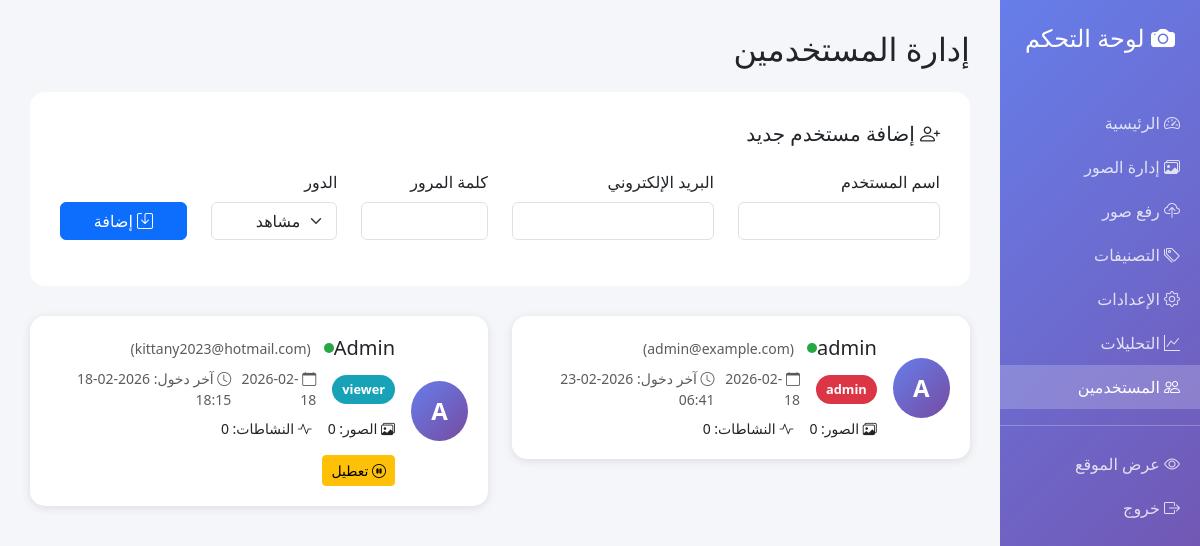
Before: /admin/users (signed in) with the older database file.
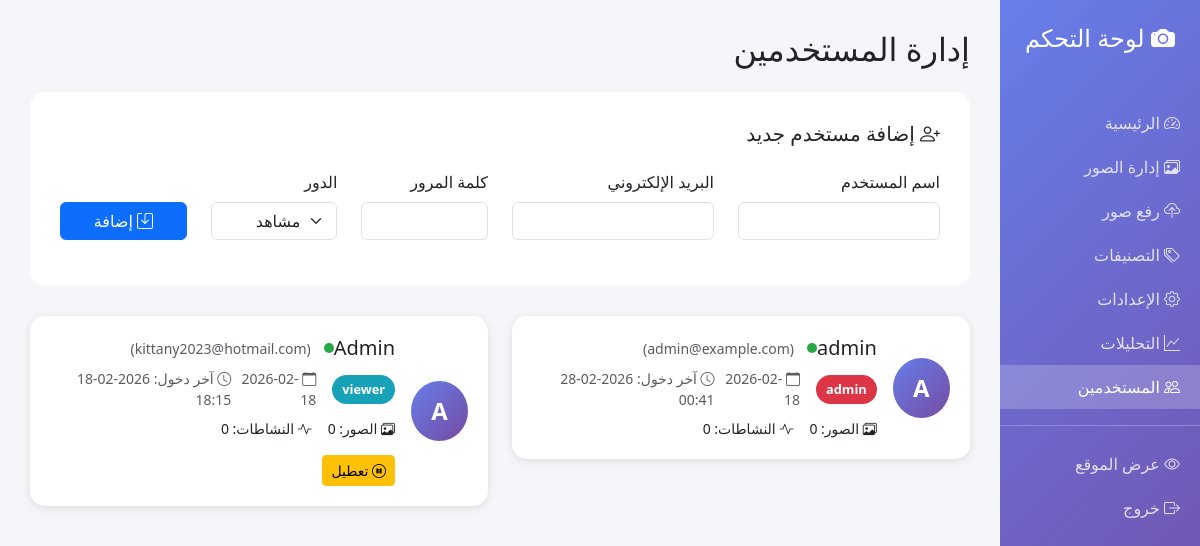
After: the same page with the newer database file.
### app.py (models this page shows, shortened)
class User(UserMixin, db.Model):
    id = db.Column(db.Integer, primary_key=True)
    username = db.Column(db.String(80), unique=True, nullable=False)
    email = db.Column(db.String(120), unique=True, nullable=False)
    password_hash = db.Column(db.String(200), nullable=False)
    role = db.Column(db.String(20), default='viewer')  # admin, editor, viewer
    created_at = db.Column(db.DateTime, default=datetime.utcnow)
    last_login = db.Column(db.DateTime)
    is_active = db.Column(db.Boolean, default=True)

### app.py (the view)
@app.route('/admin/users')
@login_required
def manage_users():
    if current_user.role != 'admin':
        abort(403)
    users = User.query.all()
    return render_template('manage_users.html', users=users)

### app.py (called while the page is built)
@login_manager.user_loader
def load_user(user_id):
    return User.query.get(int(user_id))

### templates/manage_users.html (shortened to what the changed rows need)
<!DOCTYPE html>
<html dir="rtl" lang="ar">
<head>
    <link href="https://cdn.jsdelivr.net/npm/bootstrap@5.3.0/dist/css/bootstrap.min.css" rel="stylesheet">
    <link rel="stylesheet" href="https://cdn.jsdelivr.net/npm/bootstrap-icons@1.11.0/font/bootstrap-icons.css">
</head>
<body>
    <div class="container-fluid">
        <div class="row">
            <div class="col-md-10 main-content">
                <h2 class="mb-4">إدارة المستخدمين</h2>
                <div class="row">
                    {% for user in users %}
                    <div class="col-md-6">
                        <div class="user-card">
                            <div class="d-flex align-items-center">
                                <div class="user-avatar ms-3">
                                    {{ user.username[0]|upper }}
                                </div>
                                <div class="flex-grow-1">
                                    <div class="d-flex align-items-center mb-2">
                                        <h5 class="mb-0">{{ user.username }}</h5>
                                        <span class="status-badge {% if user.is_active %}status-active{% else %}status-inactive{% endif %}"></span>
                                        <small class="text-muted me-2">({{ user.email }})</small>
                                    </div>
                                    <div class="d-flex align-items-center mb-2">
                                        <span class="role-badge role-{{ user.role }}">{{ user.role }}</span>
                                        <small class="text-muted me-3">
                                            <i class="bi bi-calendar"></i> {{ user.created_at.strftime('%Y-%m-%d') }}
                                        </small>
                                        {% if user.last_login %}
                                        <small class="text-muted">
                                            <i class="bi bi-clock"></i> آخر دخول: {{ user.last_login.strftime('%Y-%m-%d %H:%M') }}
                                        </small>
                                        {% endif %}
                                    </div>
                                    <div class="d-flex gap-3 mt-2">
                                        <small><i class="bi bi-images"></i> الصور: {{ user.images|length }}</small>
                                        <small><i class="bi bi-activity"></i> النشاطات: {{ user.activities|length }}</small>
                                    </div>
                                </div>
                            </div>
                        </div>
                    </div>
                    {% else %}
                    <div class="col-12 text-center py-5">
                        <i class="bi bi-people" style="font-size: 4em; color: #ccc;"></i>
                        <h4 class="mt-3">لا يوجد مستخدمين</h4>
                    </div>
                    {% endfor %}
                </div>
            </div>
        </div>
    </div>
</body>
</html>

Changed rows visible on the page:
changed User "admin": last_login "2026-02-23 06:41" → "2026-02-28 00:41"
